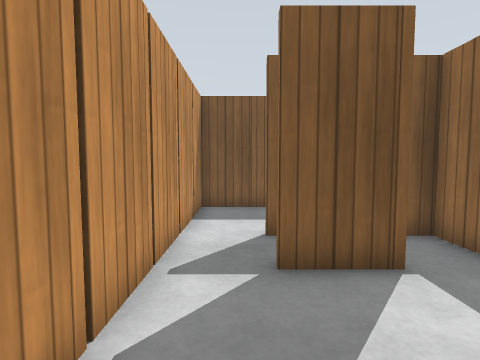
view 1 (above)

24 first-person views from a walk through a world built for the Gazebo simulator. The camera is 0.86 m above the floor, tilts 4° down and sees 80° across. The floor is counted in squares, 0.5 m on a side. Each view is taken from the middle of a square. On the plan, view 1 faces up. The plan holds only what a view shows up to about 15 squares ahead; the rest is blank. Gazebo's built-in surfaces are drawn with simple patterns.

view 2
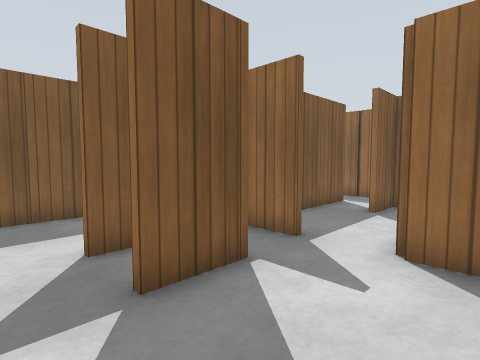

view 3
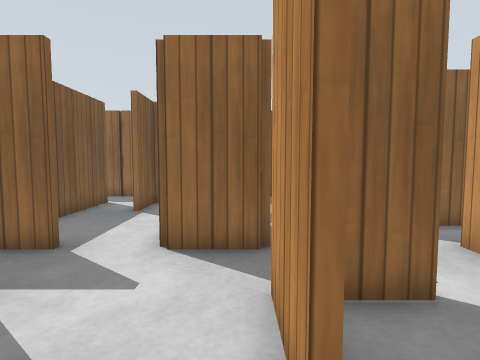

view 4
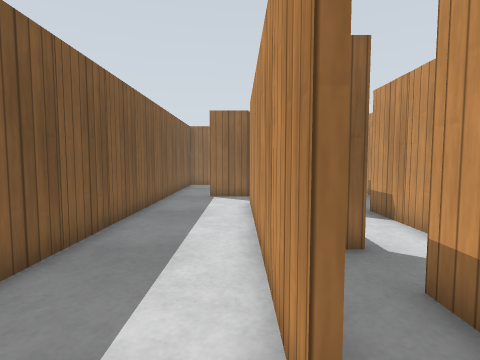

view 5
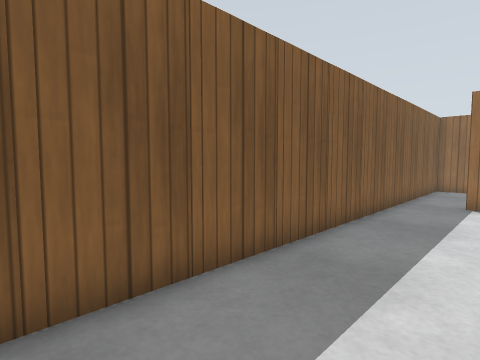

view 6
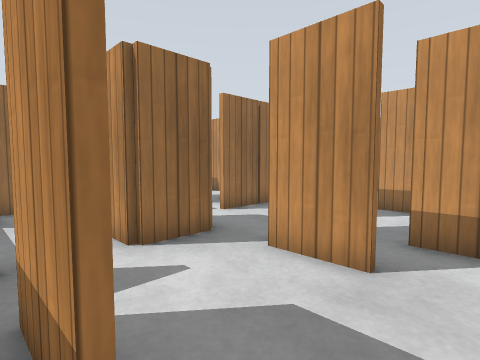

view 7
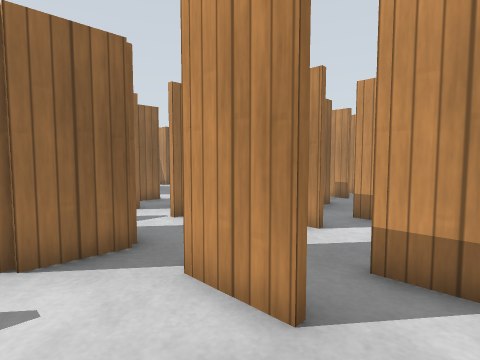

view 8
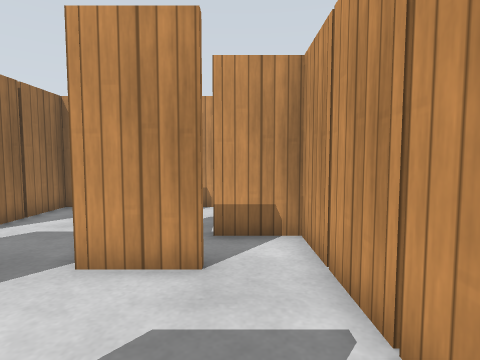

view 9
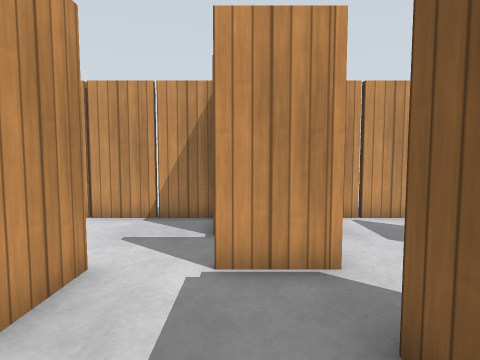

view 10
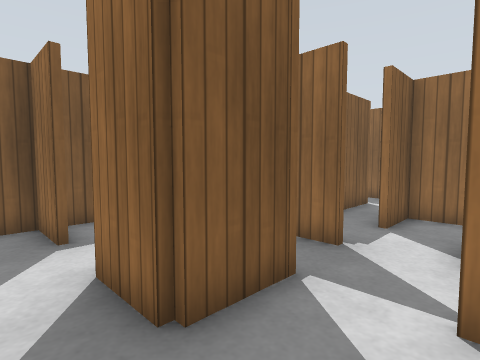

view 11
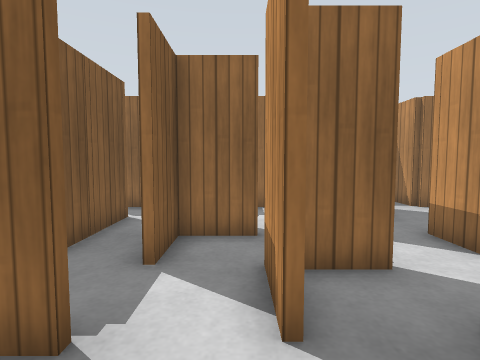

view 12
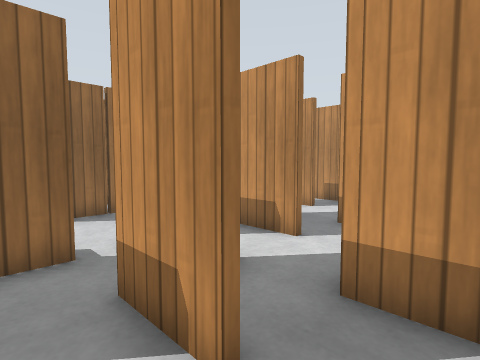

view 13
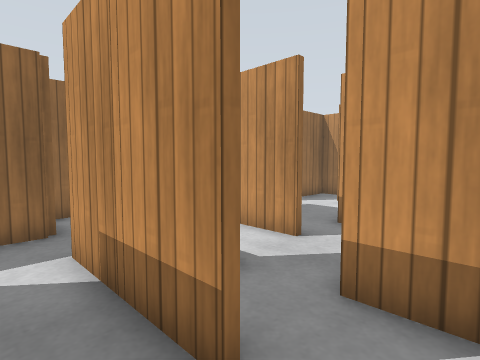

view 14
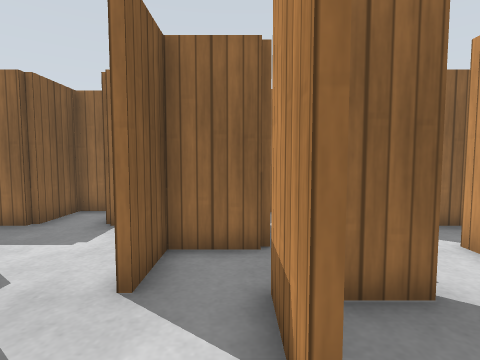

view 15
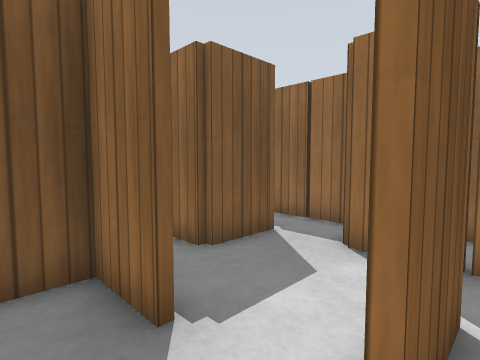

view 16
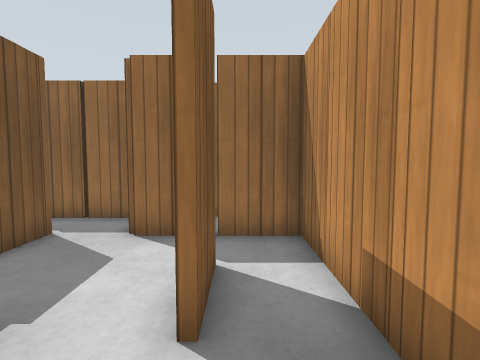

view 17
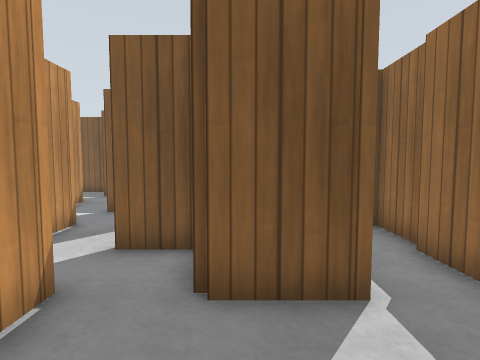

view 18
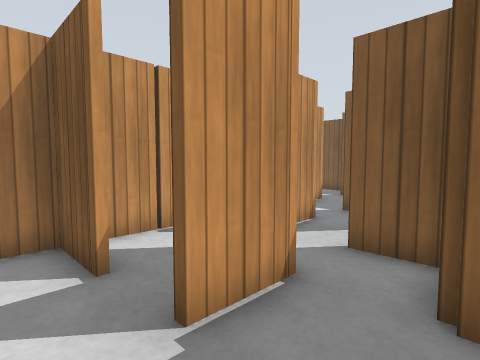

view 19
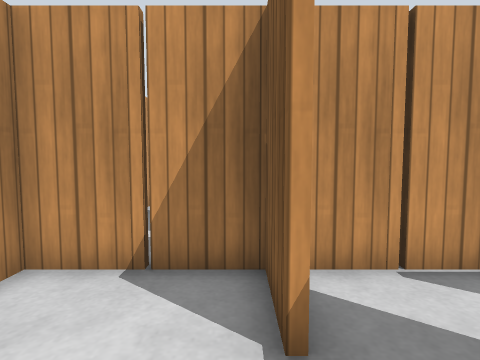

view 20
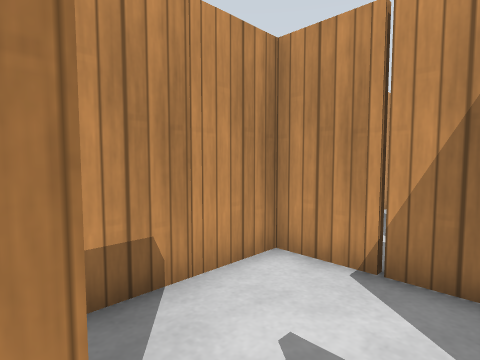

view 21
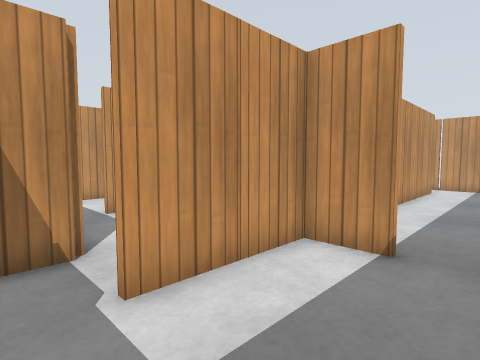

view 22
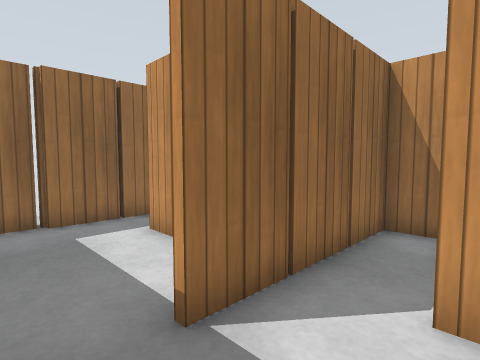

view 23
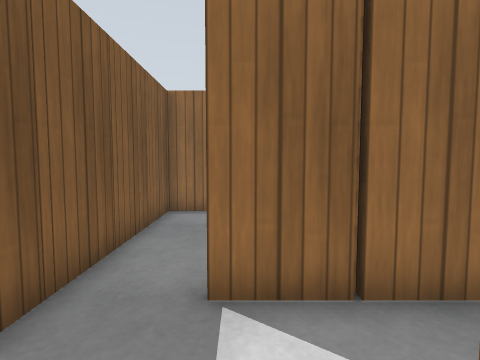

view 24
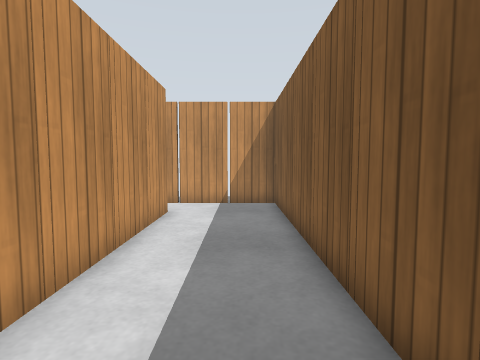

### Floor plan
Points are (right, up) in squares from view 1. A wall is a line through its corners. A room is listed if a view was taken in it or the views show most of it. See-through windows are left out.
Room 1 (views 1, 2, 3, 4, 5, 6, 7, 8, 10, 11, 22, 23, 24)
walls: (0.5, 0.6) (2.6, 0.6) (2.6, -1.5); (2.4, -1.5) (2.4, -0.2); (5.5, 0.4) (4.4, 0.4) (4.4, 2.6) (6.6, 2.6); (1.5, 4.4) (0.5, 4.4); (4.4, 4.5) (4.4, 6.4); (0.5, 4.6) (1.5, 4.6); (2.5, -3.4) (4.5, -3.4); (-1.4, -2.4) (-1.4, -5.5); (1.5, 6.4) (0.5, 6.4); (5.5, 6.4) (5, 6.4); (0.5, 6.6) (8.5, 6.6); (0.9, -5.4) (1.4, -5.4); (6.4, -5.5) (6.4, -1.5); (9.5, 6.4) (8.4, 6.4); (4.4, -7.5) (4.4, -6.9); (12.4, 2.4) (12.4, 8.5); (4.5, -9.4) (5.5, -9.4); (12.6, 10.4) (-1.4, 10.4) (-1.4, -0.5)
ways out: opening at (6, -1) to room 2; opening at (7, 3.7) to room 2; opening at (12, 10) to room 2
objects: wooden post (-1, -6); wooden post (-1, -4); wooden post (-1, 0); wooden post (-1, 2); wooden post (-1, 4); wooden post (-1, 6); wooden post (-1, 8); wooden post (0, -2); wooden post (1, 11); wooden post (2, -6); wooden post (2, 4); wooden post (2, 6); wooden post (3, 1); wooden post (3, 11); wooden post (5, -3); wooden post (5, 7); wooden post (5, 11); wooden post (6, -4); wooden post (6, 6); wooden post (7, 11); wooden post (8, -8); wooden post (8, 6); wooden post (9, 11); wooden post (10, 6); wooden post (11, 11); wooden post (12, 6)
Room 2 (views 9, 12, 13, 14, 15, 16, 17, 18, 19, 20, 21)
walls: (12.4, -1.5) (12.4, 0.4) (10.5, 0.4); (12.5, -3.4) (14.5, -3.4); (13.5, 2.4) (12.4, 2.4); (16.4, -3.5) (16.4, -1.5); (10.5, 0.6) (13.5, 0.6); (10.4, -3.5) (10.4, -2); (18.5, 0.4) (16.4, 0.4) (16.4, 3.1); (18.6, -3.4) (18.6, -1.5); (16.5, -5.6) (14.4, -5.6) (14.4, -3.6) (12.5, -3.6); (8.5, -1.4) (10.6, -1.4) (10.6, -2.5); (10.5, -5.4) (12.6, -5.4) (12.6, -7.5); (8.4, 0.5) (8.4, 1.6); (16.5, 4.6) (17.6, 4.6); (8.6, -4.2) (8.6, -7); (10.4, 4.4) (8.5, 4.4); (12.4, -7.5) (12.4, -5.6) (11.2, -5.6); (18.4, -6.8) (18.4, -3.5); (7.1, -3.4) (8.5, -3.4); (9.6, -7.6) (8.5, -7.6); (16.4, -8.6) (16.4, -7.4) (17.5, -7.4); (6.6, 2.6) (8.6, 2.6) (8.6, 2); (12.5, -9.4) (13.1, -9.4); (13.5, -9.6) (12.5, -9.6); (18.4, 6.5) (18.4, 7.6); (8.6, -8.4) (8.6, -11.4) (16.4, -11.4) (16.4, -10.4); (12.6, 8.5) (12.6, 6.6) (15.6, 6.6); (18.6, 8.5) (18.6, 10.4) (12.6, 10.4)
ways out: opening at (6, -1) to room 1; opening at (7, 3.7) to room 1; opening at (12, 10) to room 1
objects: wooden post (6, 0); wooden post (6, 2); wooden post (9, -10); wooden post (9, -6); wooden post (9, -3); wooden post (9, 3); wooden post (10, -12); wooden post (10, -8); wooden post (11, -1); wooden post (12, -12); wooden post (12, 2); wooden post (13, -5); wooden post (13, 1); wooden post (13, 4); wooden post (13, 11); wooden post (14, -12); wooden post (14, -10); wooden post (14, 0); wooden post (14, 2); wooden post (14, 6); wooden post (15, 11); wooden post (16, -6); wooden post (16, 6); wooden post (17, -10); wooden post (17, -4); wooden post (17, 11); wooden post (18, -6); wooden post (18, -2); wooden post (18, 0); wooden post (18, 6); wooden post (19, 0); other object (19, 6); wooden post (19, 8)

Where each view was taken, in squares from view 1:
view 1: 0 up, 0 right, facing up
view 2: 1 up, 1 left, facing up-right
view 3: 1 up, 1 left, facing right
view 4: 7 up, 1 left, facing right
view 5: 7 up, 0 right, facing up-right
view 6: 5 up, 1 left, facing down-right
view 7: 3 up, 1 left, facing down-right
view 8: 5 up, 0 right, facing down
view 9: 1 down, 7 right, facing left
view 10: 2 down, 3 right, facing up-right
view 11: 1 down, 6 right, facing right
view 12: 0 up, 7 right, facing down-right
view 13: 2 up, 9 right, facing down-right
view 14: 5 down, 9 right, facing right
view 15: 10 down, 11 right, facing up-right
view 16: 10 down, 10 right, facing right
view 17: 9 down, 15 right, facing up
view 18: 9 down, 15 right, facing up-left
view 19: 8 down, 13 right, facing left
view 20: 8 down, 13 right, facing down-left
view 21: 10 up, 18 right, facing down-left
view 22: 10 up, 10 right, facing down-right
view 23: 8 up, 9 right, facing right
view 24: 9 up, 10 right, facing left
